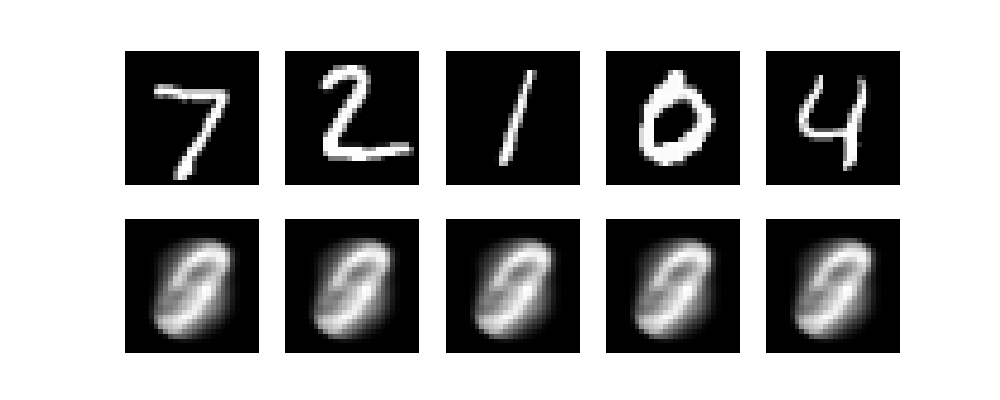

Python code for this plot:
import numpy as np
import matplotlib.pyplot as plt
from keras.datasets import mnist

print("Loading MNIST...")

# Load MNIST
(X_train, _), (X_test, _) = mnist.load_data()

# Normalize
X_train = X_train / 255.0
X_test = X_test / 255.0

# Flatten
X_train = X_train.reshape(-1, 784)
X_test = X_test.reshape(-1, 784)

print("Training Autoencoder...")

# Architecture sizes
input_size = 784
hidden1_size = 128
bottleneck_size = 64

learning_rate = 0.01
epochs = 10
batch_size = 128

# Initialize weights
W1 = np.random.randn(input_size, hidden1_size) * 0.01
b1 = np.zeros((1, hidden1_size))

W2 = np.random.randn(hidden1_size, bottleneck_size) * 0.01
b2 = np.zeros((1, bottleneck_size))

W3 = np.random.randn(bottleneck_size, hidden1_size) * 0.01
b3 = np.zeros((1, hidden1_size))

W4 = np.random.randn(hidden1_size, input_size) * 0.01
b4 = np.zeros((1, input_size))


# Activation functions
def relu(x):
    return np.maximum(0, x)

def relu_derivative(x):
    return (x > 0).astype(float)

def sigmoid(x):
    return 1 / (1 + np.exp(-x))


# Training loop
for epoch in range(epochs):
    total_loss = 0

    for i in range(0, X_train.shape[0], batch_size):
        X_batch = X_train[i:i+batch_size]

        # Forward pass
        Z1 = X_batch.dot(W1) + b1
        A1 = relu(Z1)

        Z2 = A1.dot(W2) + b2
        A2 = relu(Z2)

        Z3 = A2.dot(W3) + b3
        A3 = relu(Z3)

        Z4 = A3.dot(W4) + b4
        output = sigmoid(Z4)

        # Loss (MSE)
        loss = np.mean((X_batch - output) ** 2)
        total_loss += loss

        # Backpropagation
        dZ4 = (output - X_batch) * output * (1 - output)
        dW4 = A3.T.dot(dZ4)
        db4 = np.sum(dZ4, axis=0, keepdims=True)

        dA3 = dZ4.dot(W4.T)
        dZ3 = dA3 * relu_derivative(Z3)
        dW3 = A2.T.dot(dZ3)
        db3 = np.sum(dZ3, axis=0, keepdims=True)

        dA2 = dZ3.dot(W3.T)
        dZ2 = dA2 * relu_derivative(Z2)
        dW2 = A1.T.dot(dZ2)
        db2 = np.sum(dZ2, axis=0, keepdims=True)

        dA1 = dZ2.dot(W2.T)
        dZ1 = dA1 * relu_derivative(Z1)
        dW1 = X_batch.T.dot(dZ1)
        db1 = np.sum(dZ1, axis=0, keepdims=True)

        # Update
        W4 -= learning_rate * dW4
        b4 -= learning_rate * db4
        W3 -= learning_rate * dW3
        b3 -= learning_rate * db3
        W2 -= learning_rate * dW2
        b2 -= learning_rate * db2
        W1 -= learning_rate * dW1
        b1 -= learning_rate * db1

    print(f"Epoch {epoch+1}/{epochs}, Loss: {total_loss:.4f}")


print("Testing Reconstruction...")

# Test reconstruction
Z1 = X_test.dot(W1) + b1
A1 = relu(Z1)
Z2 = A1.dot(W2) + b2
A2 = relu(Z2)
Z3 = A2.dot(W3) + b3
A3 = relu(Z3)
Z4 = A3.dot(W4) + b4
reconstructed = sigmoid(Z4)

# Show original vs reconstructed
n = 5
plt.figure(figsize=(10,4))
for i in range(n):
    # Original
    plt.subplot(2, n, i+1)
    plt.imshow(X_test[i].reshape(28,28), cmap='gray')
    plt.axis('off')

    # Reconstructed
    plt.subplot(2, n, i+n+1)
    plt.imshow(reconstructed[i].reshape(28,28), cmap='gray')
    plt.axis('off')

plt.show()
